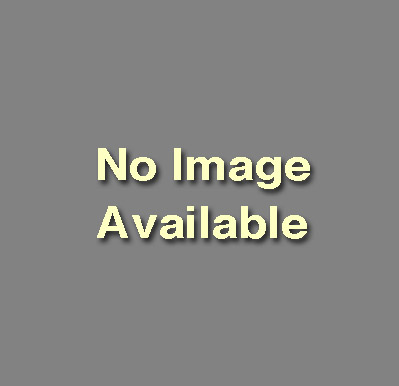
#> input picture scripts/proc/Z-image.jpg, 399 x 386 px
$ python PNGannotator.py Z-image.jpg out.png 5 5 5 Z-FFT.jpg
#> lines starting #> are read from the running program, lines starting #| are printed output that depends on the picture
import os,sys
import matplotlib.pyplot as plt
from PIL import Image, ImageDraw, ImageFont, ImageFilter

if __name__ == "__main__":

        if len(sys.argv) != 7:
                sys.exit("Usage: PNGannotator.py <Input-Image> <Output-Image> <posx> <posy> <doblur: 0|1> <Text> ")

        infile = sys.argv[1]
        outfile = sys.argv[2]
        posx = int(sys.argv[3])
        posy = int(sys.argv[4])
        doblur = int(sys.argv[5])
        text1 = sys.argv[6]

        image = Image.open(infile)
#> image is the input picture: PIL image 399x386 RGB; mean R, G, B 133, 133, 130.7

        if doblur > 0:
                image = image.filter(ImageFilter.GaussianBlur(radius=doblur))
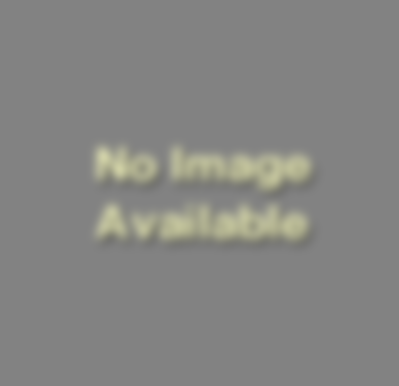
#> image: PIL image 399x386 RGB; mean R, G, B 133, 133, 130.7

        draw  = ImageDraw.Draw(image)
        # font  = ImageFont.truetype("arial.ttf", 20, encoding="unic")

        draw.text( (posx,posy), text1, fill='#ffffa0')

        image.save(outfile)
